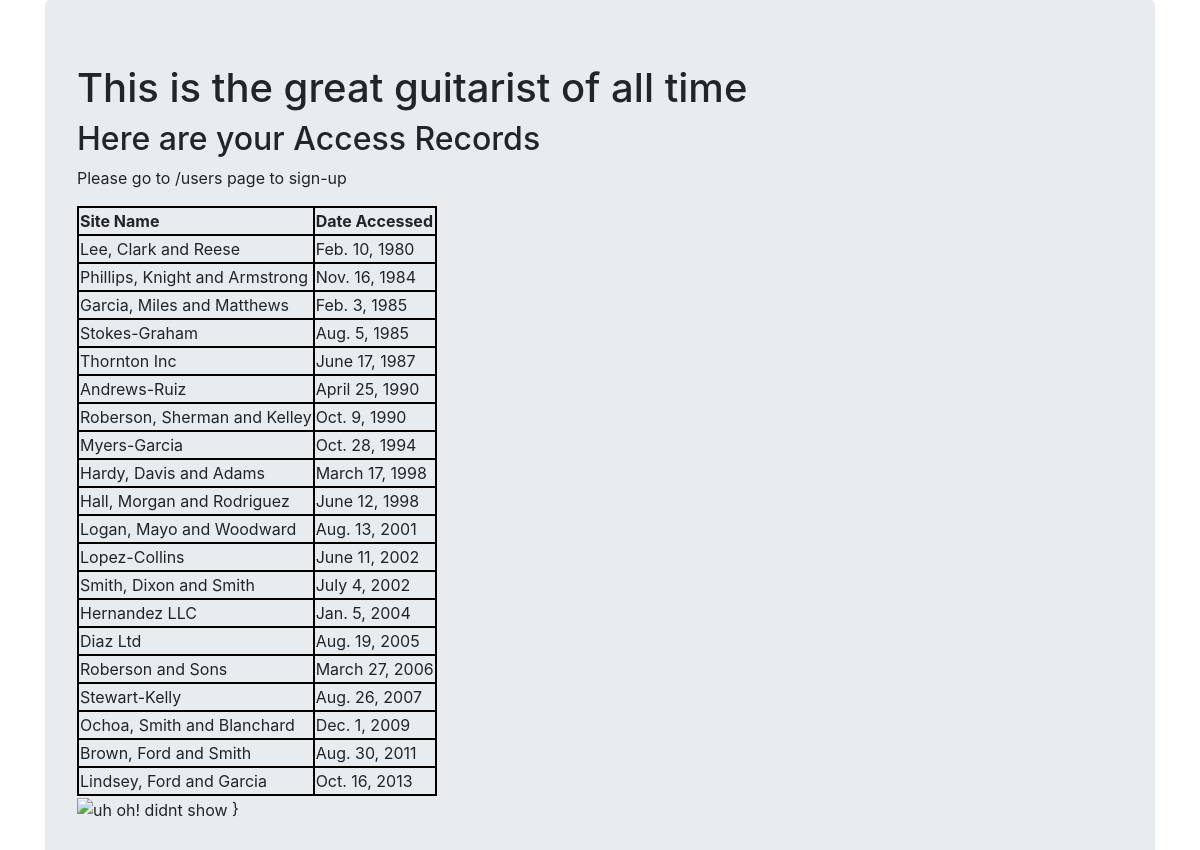
The page / on the database its author committed.
### first_app/models.py (models this page shows, shortened)
class AccessRecord(models.Model):
	name = models.ForeignKey(webpage, on_delete=models.PROTECT)
	date = models.DateField()

class webpage(models.Model):
	topic = models.ForeignKey(Topic, on_delete=models.PROTECT)
	name = models.CharField(max_length=264, unique=True)
	url = models.URLField(unique=True)
	def __str__(self):
		return self.name

### first_app/views.py (the view)
# urls.py: url(r'^$', views.index, name='index'),
def index(request):
	webpage_list = AccessRecord.objects.order_by('date')
	date_dict = {'access_records': webpage_list}
	myDict = { 'insert_me' : "Hello, Apple, inc is hiring me"}
	return render(request, 'first_app/index.html',context=date_dict )

### templates/first_app/index.html (shortened to what this page needs)
<!DOCTYPE html>
{% load staticfiles %}
<html>
<head>
	<link rel="stylesheet" type="text/css" href="{% static "css/myStyle.css" %}" >
	<link rel="stylesheet" href="https://maxcdn.bootstrapcdn.com/bootstrap/4.0.0/css/bootstrap.min.css">
</head>
<body>
<div class="container">
<div class="jumbotron">
	<h1>This is the great guitarist of all time</h1>
	<h2>Here are your Access Records</h2>
	<p>Please go to /users page to sign-up </p>
	<div class="djangtwo">
		{% if access_records %}
			<table>
				<thead>
					<th>Site Name</th>
					<th>Date Accessed</th>
				</thead>
			{% for acc in access_records %}
			<tr>
				<td> {{ acc.name }}</td>
				<td> {{ acc.date }}</td>
			</tr>
			{% endfor %}
			</table>
			{% else %}
				<p>No Record fund!</p>
		{% endif %}
	</div>
	<img src="{% static "images/DjangoLitchen.jpg" %}" alt="uh oh! didnt show">
		}
</div>
</div>
</body>
</html>

### static/css/myStyle.css (style rules this page uses)
h1 { color: red; }
table, th, td { border: 2px solid black; }

### rows shown on the page
AccessRecord: name "Lee, Clark and Reese", date "Feb. 10, 1980"
AccessRecord: name "Phillips, Knight and Armstrong", date "Nov. 16, 1984"
AccessRecord: name "Garcia, Miles and Matthews", date "Feb. 3, 1985"
AccessRecord: name "Stokes-Graham", date "Aug. 5, 1985"
AccessRecord: name "Thornton Inc", date "June 17, 1987"
AccessRecord: name "Andrews-Ruiz", date "April 25, 1990"
AccessRecord: name "Roberson, Sherman and Kelley", date "Oct. 9, 1990"
AccessRecord: name "Myers-Garcia", date "Oct. 28, 1994"
AccessRecord: name "Hardy, Davis and Adams", date "March 17, 1998"
AccessRecord: name "Hall, Morgan and Rodriguez", date "June 12, 1998"
AccessRecord: name "Logan, Mayo and Woodward", date "Aug. 13, 2001"
AccessRecord: name "Lopez-Collins", date "June 11, 2002"
AccessRecord: name "Smith, Dixon and Smith", date "July 4, 2002"
AccessRecord: name "Hernandez LLC", date "Jan. 5, 2004"
AccessRecord: name "Diaz Ltd", date "Aug. 19, 2005"
AccessRecord: name "Roberson and Sons", date "March 27, 2006"
AccessRecord: name "Stewart-Kelly", date "Aug. 26, 2007"
AccessRecord: name "Ochoa, Smith and Blanchard", date "Dec. 1, 2009"
AccessRecord: name "Brown, Ford and Smith", date "Aug. 30, 2011"
AccessRecord: name "Lindsey, Ford and Garcia", date "Oct. 16, 2013"
